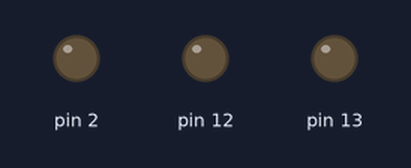
Bench run of a sketch on a simulated Arduino Uno, built with avr-gcc and run on an emulated ATmega328P. On the bench: output pins drawn as LEDs (lit = HIGH).

Above: at 1.5 s.
At 5.0 s:
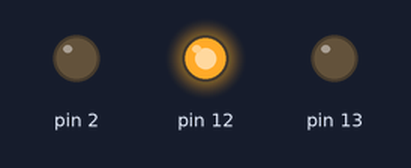
At 9.5 s:
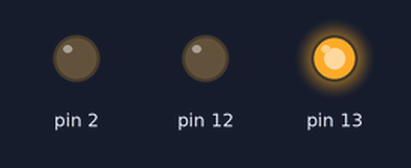
At 15.0 s:
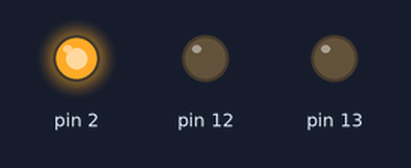
Timing chart, 0 to 23.4 s (numbered marks = the images above):
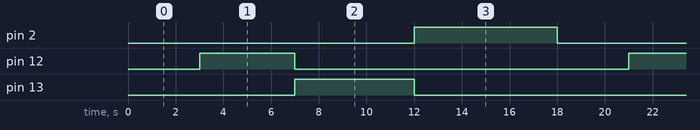

Measured:
- by itself, pin 2: alternates HIGH for 6.0 s and LOW for 12.0 s
- by itself, pin 12: alternates HIGH for 4.0 s and LOW for 14.0 s
- by itself, pin 13: alternates HIGH for 5.0 s and LOW for 13.0 s

The sketch:

FAJAR_LED.ino
```cpp
void setup() {
  pinMode(2, OUTPUT);
  pinMode(12, OUTPUT);
  pinMode(13, OUTPUT);
  pinMode(2, OUTPUT);

}

void loop() {
  digitalWrite(2, HIGH);
  digitalWrite(12, LOW);
  digitalWrite(13, LOW);
  digitalWrite(2, LOW);
  delay(3000);
  digitalWrite(2, LOW);
  digitalWrite(12, HIGH);
  digitalWrite(13, LOW);
  digitalWrite(2, LOW);
  delay(4000);
  digitalWrite(2, LOW);
  digitalWrite(12, LOW);
  digitalWrite(13, HIGH);
  digitalWrite(2, LOW);
  delay(5000);
  digitalWrite(2, LOW);
  digitalWrite(12, LOW);
  digitalWrite(13, LOW);
  digitalWrite(2, HIGH);
  delay(6000);

}
```
